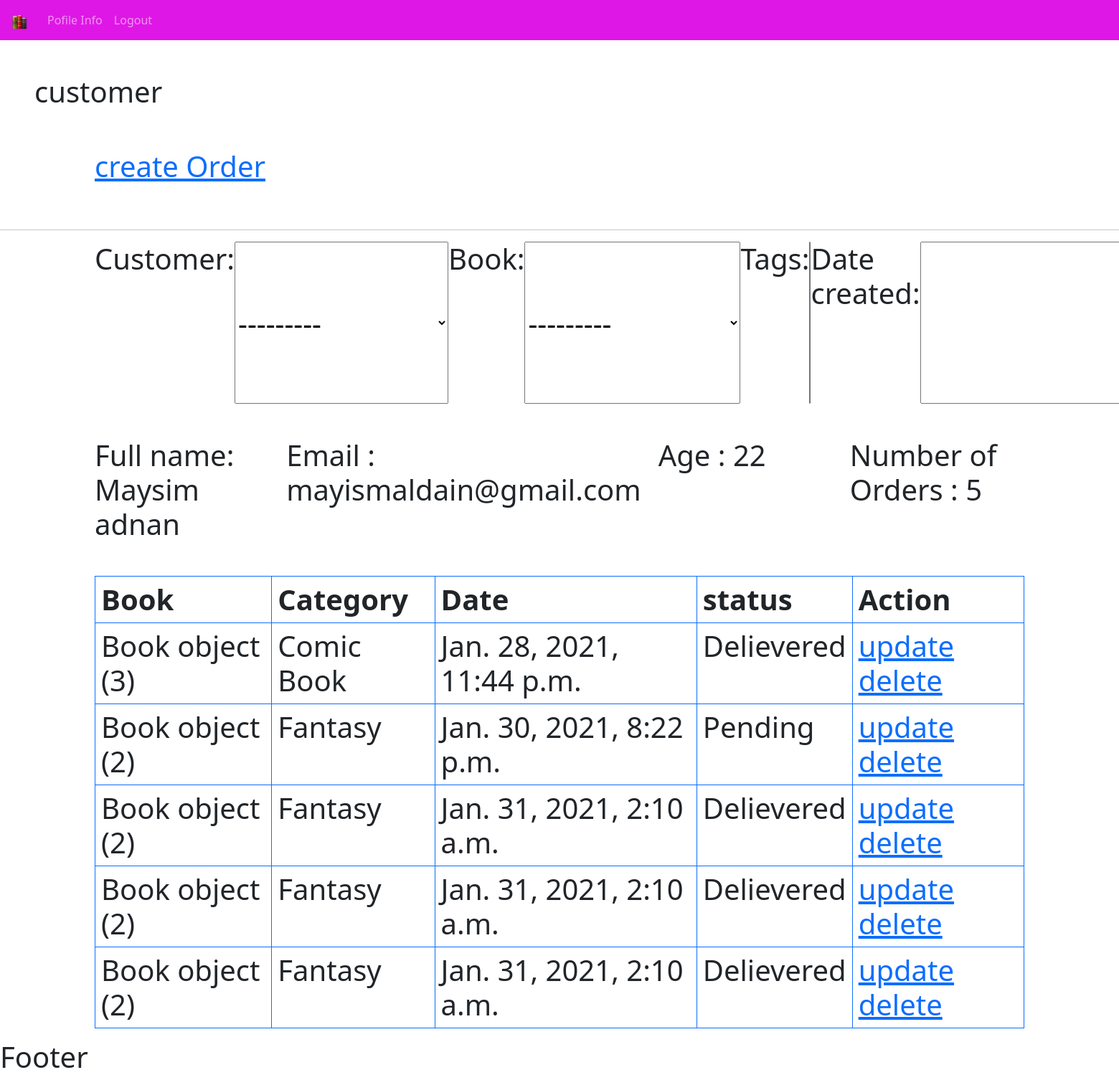
Screenshot of /customer/3 with the database file from the repository.
### bookstore/models.py (models this page shows)
class Customer(models.Model):
    user=models.OneToOneField(User,null=True, on_delete=models.CASCADE)
    Name=models.CharField(max_length=190,null=True)
    Email=models.CharField(max_length=190,null=True)
    phone=models.CharField(max_length=190,null=True)
    Age=models.CharField(max_length=190,null=True)
    date_created=models.DateTimeField(auto_now_add=True,null=True)
    advater=models.ImageField(blank=True,null=True,default="person1.jpg")
    def __str__(self):
        return self.Name

class Order(models.Model):
    STATUS=(
        ('Pending','Pending'),
        ('Delievered','Delievered'),
        ('out of order', 'out of order'),
        ('in progress', 'in progress')
    )
    customer=models.ForeignKey(Customer,null=True,on_delete=models.SET_NULL)
    book=models.ForeignKey(Book,null=True,on_delete=models.SET_NULL)
    tags=models.ManyToManyField(Tag)
    date_created=models.DateTimeField(auto_now_add=True,null=True)
    status=models.CharField(max_length=190,null=True,choices=STATUS)

class Book(models.Model):
    CATEGORY=(
        ('Classics','Classics'),
        ('Comic Book','Comic Book'),
        ('Fantasy', 'Fantasy'),
        ('Horror', 'Horror')
    )
    name=models.CharField(max_length=190,null=True)
    author=models.CharField(max_length=190,null=True)
    price=models.FloatField(null=True)
    category=models.CharField(max_length=190,null=True,choices=CATEGORY)
    description=models.CharField(max_length=190,null=True)
    tags=models.ManyToManyField(Tag)
    date_created=models.DateTimeField(auto_now_add=True,null=True)

### bookstore/views.py (the view)
# urls.py: path('customer/<str:pk>',views.customer, name="customer"),
def customer(request,pk):
    customer=Customer.objects.get(id=pk)
    orders=customer.order_set.all()
    searchFilter=OrderFilter(request.GET, queryset=orders)
    orders=searchFilter.qs
    number_Orders=orders.count()
    context= {'customer': customer,
             'orders':orders,
             'number_Orders':number_Orders,
             'searchFilter':searchFilter
             }
    return render (request,'bookstore/customer.html', context)

### bookstore/models.py (called while the page is built)
    def __str__(self):
        return self.Name

### bookstore/templates/bookstore/customer.html (shortened to what this page needs)
{% extends 'bookstore/main.html' %}
{%block content%}
<h1 class="p-5"> customer<h1>
<div class="container pb-5" >
  <div class="row">
    <div class="col-sm">
     <a href="{% url 'create' customer.id %}">create Order</a>
    </div>
  </div>
</div>
<hr>
<div class="container pb-5" >
  <div class="row">
    <div class="col-sm">
      <form class="d-flex"  method="GET">
      {{searchFilter.form}}
    </form>
    </div>
  </div>
</div>
<div class="container pb-5" >
  <div class="row">
    <div class="col-sm">
     Full name: {{customer.Name}}
    </div>
    <div class="col-sm">
     Email : {{customer.Email}}
    </div>
    <div class="col-sm">
     Age : {{customer.Age}}
     </div>
     <div class="col-sm">
     Number of Orders : {{number_Orders}}
    </div>
  </div>
</div>
<div class="container">
<table class="table table-bordered border-primary">
  <thead>
    <tr>
      <th scope="col">Book</th>
      <th scope="col">Category</th>
      <th scope="col">Date</th>
      <th scope="col">status</th>
      <th scope="col">Action</th>
    </tr>
  </thead>
  <tbody>
    {% for item in orders %}
        <tr>
      <td>{{item.book}}</td>
      <td>{{item.book.category}}</td>
      <td>{{item.date_created}}</td>
      <td>{{item.status}}</td>
      <td>
      <a href="{% url 'update' item.id %}">update</a>
      <a href="{% url 'delete' item.id %}">delete</a>
      </td>
      </tr>
    {% endfor %}
  </tbody>
</table>
</div>
{% endblock%}

### rows the page displays
Customer: Name "Maysim adnan", Email "mayismaldain@gmail.com", Age "22"
Order: book "Book object (3)", book.category "Comic Book", date_created "Jan. 28, 2021, 11:44 p.m.", status "Delievered"
Order: book "Book object (2)", book.category "Fantasy", date_created "Jan. 30, 2021, 8:22 p.m.", status "Pending"
Order: book "Book object (2)", book.category "Fantasy", date_created "Jan. 31, 2021, 2:10 a.m.", status "Delievered"
Order: book "Book object (2)", book.category "Fantasy", date_created "Jan. 31, 2021, 2:10 a.m.", status "Delievered"
Order: book "Book object (2)", book.category "Fantasy", date_created "Jan. 31, 2021, 2:10 a.m.", status "Delievered"

### other values shown
{{ number_Orders }} "5"
